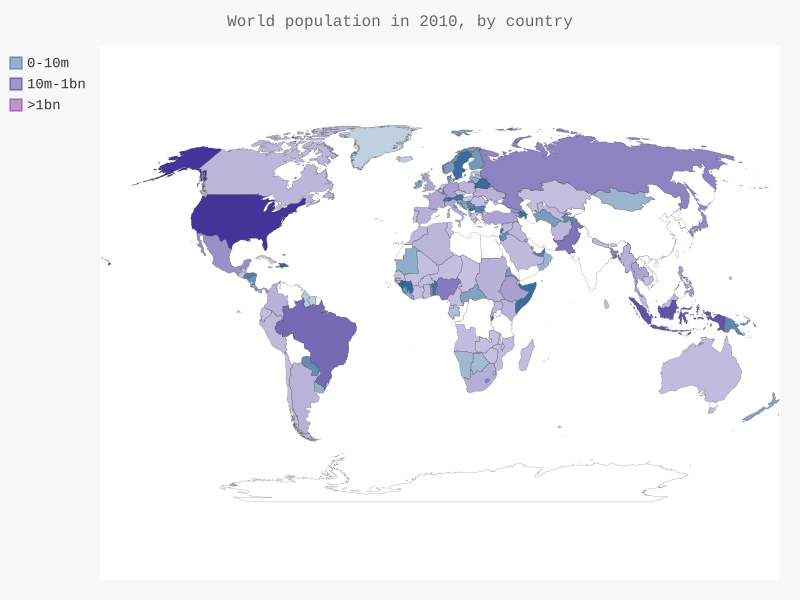

The Python source for this figure:
import json

import pygal

from pygal.style import RotateStyle as RS, LightColorizedStyle as LCS

from country_codes import get_country_code


#Load data into a list
filename = 'population_data.json'
with open(filename) as f:
	pop_data = json.load(f)

#Build dict of population data
cc_population = {}
for pop_dict in pop_data:
	if pop_dict['Year'] == '2010':
		country_name = pop_dict['Country Name']
		population = int(float(pop_dict['Value']))
		code = get_country_code(country_name)
		if code:
			cc_population[code] = population

#Group countries in 3 population levels
cc_pop_1, cc_pop_2, cc_pop_3 = {}, {}, {}
for cc, pop in cc_population.items():
	if pop < 10000000:
		cc_pop_1[cc] = pop
	elif pop < 1000000000:
		cc_pop_2[cc] = pop
	else:
		cc_pop_3 = pop

wm_style = RS('#336699', base_style=LCS)
wm = pygal.maps.world.World(style=wm_style)
wm.title = 'World population in 2010, by country'
wm.add('0-10m', cc_pop_1)
wm.add('10m-1bn', cc_pop_2)
wm.add('>1bn', cc_pop_3)

wm.render_to_file('world_population.svg')
